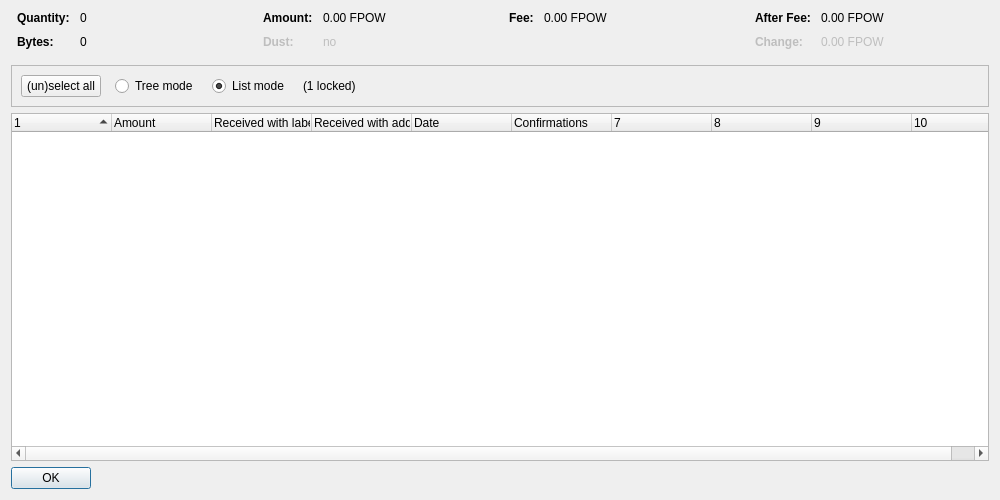
<?xml version="1.0" encoding="UTF-8"?>
<ui version="4.0">
 <class>CoinControlDialog</class>
 <widget class="QDialog" name="CoinControlDialog">
  <property name="geometry">
   <rect>
    <x>0</x>
    <y>0</y>
    <width>1000</width>
    <height>500</height>
   </rect>
  </property>
  <property name="windowTitle">
   <string>Coin Selection</string>
  </property>
  <layout class="QVBoxLayout" name="verticalLayout">
   <item>
    <layout class="QHBoxLayout" name="horizontalLayoutTop" stretch="0,0,0,0">
     <property name="topMargin">
      <number>0</number>
     </property>
     <property name="bottomMargin">
      <number>10</number>
     </property>
     <item>
      <layout class="QFormLayout" name="formLayoutCoinControl1">
       <property name="horizontalSpacing">
        <number>10</number>
       </property>
       <property name="verticalSpacing">
        <number>10</number>
       </property>
       <property name="leftMargin">
        <number>6</number>
       </property>
       <property name="rightMargin">
        <number>6</number>
       </property>
       <item row="0" column="0">
        <widget class="QLabel" name="labelCoinControlQuantityText">
         <property name="font">
          <font>
           <weight>75</weight>
           <bold>true</bold>
          </font>
         </property>
         <property name="text">
          <string>Quantity:</string>
         </property>
        </widget>
       </item>
       <item row="0" column="1">
        <widget class="QLabel" name="labelCoinControlQuantity">
         <property name="cursor">
          <cursorShape>IBeamCursor</cursorShape>
         </property>
         <property name="contextMenuPolicy">
          <enum>Qt::ActionsContextMenu</enum>
         </property>
         <property name="text">
          <string notr="true">0</string>
         </property>
         <property name="textInteractionFlags">
          <set>Qt::LinksAccessibleByMouse|Qt::TextSelectableByKeyboard|Qt::TextSelectableByMouse</set>
         </property>
        </widget>
       </item>
       <item row="1" column="0">
        <widget class="QLabel" name="labelCoinControlBytesText">
         <property name="font">
          <font>
           <weight>75</weight>
           <bold>true</bold>
          </font>
         </property>
         <property name="text">
          <string>Bytes:</string>
         </property>
        </widget>
       </item>
       <item row="1" column="1">
        <widget class="QLabel" name="labelCoinControlBytes">
         <property name="cursor">
          <cursorShape>IBeamCursor</cursorShape>
         </property>
         <property name="contextMenuPolicy">
          <enum>Qt::ActionsContextMenu</enum>
         </property>
         <property name="text">
          <string notr="true">0</string>
         </property>
         <property name="textInteractionFlags">
          <set>Qt::LinksAccessibleByMouse|Qt::TextSelectableByKeyboard|Qt::TextSelectableByMouse</set>
         </property>
        </widget>
       </item>
      </layout>
     </item>
     <item>
      <layout class="QFormLayout" name="formLayoutCoinControl2">
       <property name="horizontalSpacing">
        <number>10</number>
       </property>
       <property name="verticalSpacing">
        <number>10</number>
       </property>
       <property name="leftMargin">
        <number>6</number>
       </property>
       <property name="rightMargin">
        <number>6</number>
       </property>
       <item row="0" column="0">
        <widget class="QLabel" name="labelCoinControlAmountText">
         <property name="font">
          <font>
           <weight>75</weight>
           <bold>true</bold>
          </font>
         </property>
         <property name="text">
          <string>Amount:</string>
         </property>
        </widget>
       </item>
       <item row="0" column="1">
        <widget class="QLabel" name="labelCoinControlAmount">
         <property name="cursor">
          <cursorShape>IBeamCursor</cursorShape>
         </property>
         <property name="contextMenuPolicy">
          <enum>Qt::ActionsContextMenu</enum>
         </property>
         <property name="text">
          <string notr="true">0.00 FPOW</string>
         </property>
         <property name="textInteractionFlags">
          <set>Qt::LinksAccessibleByMouse|Qt::TextSelectableByKeyboard|Qt::TextSelectableByMouse</set>
         </property>
        </widget>
       </item>
       <item row="1" column="0">
        <widget class="QLabel" name="labelCoinControlLowOutputText">
         <property name="enabled">
          <bool>false</bool>
         </property>
         <property name="font">
          <font>
           <weight>75</weight>
           <bold>true</bold>
          </font>
         </property>
         <property name="text">
          <string>Dust:</string>
         </property>
        </widget>
       </item>
       <item row="1" column="1">
        <widget class="QLabel" name="labelCoinControlLowOutput">
         <property name="enabled">
          <bool>false</bool>
         </property>
         <property name="cursor">
          <cursorShape>IBeamCursor</cursorShape>
         </property>
         <property name="contextMenuPolicy">
          <enum>Qt::ActionsContextMenu</enum>
         </property>
         <property name="text">
          <string notr="true">no</string>
         </property>
         <property name="textInteractionFlags">
          <set>Qt::LinksAccessibleByMouse|Qt::TextSelectableByKeyboard|Qt::TextSelectableByMouse</set>
         </property>
        </widget>
       </item>
      </layout>
     </item>
     <item>
      <layout class="QFormLayout" name="formLayoutCoinControl3">
       <property name="horizontalSpacing">
        <number>10</number>
       </property>
       <property name="verticalSpacing">
        <number>10</number>
       </property>
       <property name="leftMargin">
        <number>6</number>
       </property>
       <property name="rightMargin">
        <number>6</number>
       </property>
       <item row="0" column="0">
        <widget class="QLabel" name="labelCoinControlFeeText">
         <property name="font">
          <font>
           <weight>75</weight>
           <bold>true</bold>
          </font>
         </property>
         <property name="text">
          <string>Fee:</string>
         </property>
        </widget>
       </item>
       <item row="0" column="1">
        <widget class="QLabel" name="labelCoinControlFee">
         <property name="cursor">
          <cursorShape>IBeamCursor</cursorShape>
         </property>
         <property name="contextMenuPolicy">
          <enum>Qt::ActionsContextMenu</enum>
         </property>
         <property name="text">
          <string notr="true">0.00 FPOW</string>
         </property>
         <property name="textInteractionFlags">
          <set>Qt::LinksAccessibleByMouse|Qt::TextSelectableByKeyboard|Qt::TextSelectableByMouse</set>
         </property>
        </widget>
       </item>
      </layout>
     </item>
     <item>
      <layout class="QFormLayout" name="formLayoutCoinControl4">
       <property name="horizontalSpacing">
        <number>10</number>
       </property>
       <property name="verticalSpacing">
        <number>10</number>
       </property>
       <property name="leftMargin">
        <number>6</number>
       </property>
       <property name="rightMargin">
        <number>6</number>
       </property>
       <item row="0" column="0">
        <widget class="QLabel" name="labelCoinControlAfterFeeText">
         <property name="font">
          <font>
           <weight>75</weight>
           <bold>true</bold>
          </font>
         </property>
         <property name="text">
          <string>After Fee:</string>
         </property>
        </widget>
       </item>
       <item row="0" column="1">
        <widget class="QLabel" name="labelCoinControlAfterFee">
         <property name="cursor">
          <cursorShape>IBeamCursor</cursorShape>
         </property>
         <property name="contextMenuPolicy">
          <enum>Qt::ActionsContextMenu</enum>
         </property>
         <property name="text">
          <string notr="true">0.00 FPOW</string>
         </property>
         <property name="textInteractionFlags">
          <set>Qt::LinksAccessibleByMouse|Qt::TextSelectableByKeyboard|Qt::TextSelectableByMouse</set>
         </property>
        </widget>
       </item>
       <item row="1" column="0">
        <widget class="QLabel" name="labelCoinControlChangeText">
         <property name="enabled">
          <bool>false</bool>
         </property>
         <property name="font">
          <font>
           <weight>75</weight>
           <bold>true</bold>
          </font>
         </property>
         <property name="text">
          <string>Change:</string>
         </property>
        </widget>
       </item>
       <item row="1" column="1">
        <widget class="QLabel" name="labelCoinControlChange">
         <property name="enabled">
          <bool>false</bool>
         </property>
         <property name="cursor">
          <cursorShape>IBeamCursor</cursorShape>
         </property>
         <property name="contextMenuPolicy">
          <enum>Qt::ActionsContextMenu</enum>
         </property>
         <property name="text">
          <string notr="true">0.00 FPOW</string>
         </property>
         <property name="textInteractionFlags">
          <set>Qt::LinksAccessibleByMouse|Qt::TextSelectableByKeyboard|Qt::TextSelectableByMouse</set>
         </property>
        </widget>
       </item>
      </layout>
     </item>
    </layout>
   </item>
   <item>
    <widget class="QFrame" name="frame">
     <property name="minimumSize">
      <size>
       <width>0</width>
       <height>40</height>
      </size>
     </property>
     <property name="frameShape">
      <enum>QFrame::StyledPanel</enum>
     </property>
     <property name="frameShadow">
      <enum>QFrame::Sunken</enum>
     </property>
     <layout class="QHBoxLayout" name="horizontalLayout">
      <item>
       <layout class="QHBoxLayout" name="horizontalLayoutPanel" stretch="0,0,0,0,0">
        <property name="spacing">
         <number>14</number>
        </property>
        <item>
         <widget class="QPushButton" name="pushButtonSelectAll">
          <property name="sizePolicy">
           <sizepolicy hsizetype="Maximum" vsizetype="Fixed">
            <horstretch>0</horstretch>
            <verstretch>0</verstretch>
           </sizepolicy>
          </property>
          <property name="text">
           <string>(un)select all</string>
          </property>
          <property name="autoDefault">
           <bool>false</bool>
          </property>
         </widget>
        </item>
        <item>
         <widget class="QRadioButton" name="radioTreeMode">
          <property name="sizePolicy">
           <sizepolicy hsizetype="Maximum" vsizetype="Fixed">
            <horstretch>0</horstretch>
            <verstretch>0</verstretch>
           </sizepolicy>
          </property>
          <property name="text">
           <string>Tree mode</string>
          </property>
         </widget>
        </item>
        <item>
         <widget class="QRadioButton" name="radioListMode">
          <property name="sizePolicy">
           <sizepolicy hsizetype="Maximum" vsizetype="Fixed">
            <horstretch>0</horstretch>
            <verstretch>0</verstretch>
           </sizepolicy>
          </property>
          <property name="text">
           <string>List mode</string>
          </property>
          <property name="checked">
           <bool>true</bool>
          </property>
         </widget>
        </item>
        <item>
         <widget class="QLabel" name="labelLocked">
          <property name="text">
           <string notr="true">(1 locked)</string>
          </property>
         </widget>
        </item>
        <item>
         <spacer name="horizontalSpacer">
          <property name="orientation">
           <enum>Qt::Horizontal</enum>
          </property>
          <property name="sizeHint" stdset="0">
           <size>
            <width>40</width>
            <height>20</height>
           </size>
          </property>
         </spacer>
        </item>
       </layout>
      </item>
     </layout>
    </widget>
   </item>
   <item>
    <widget class="CoinControlTreeWidget" name="treeWidget">
     <property name="contextMenuPolicy">
      <enum>Qt::CustomContextMenu</enum>
     </property>
     <property name="sortingEnabled">
      <bool>false</bool>
     </property>
     <property name="columnCount">
      <number>10</number>
     </property>
     <attribute name="headerShowSortIndicator" stdset="0">
      <bool>true</bool>
     </attribute>
     <attribute name="headerStretchLastSection">
      <bool>false</bool>
     </attribute>
     <column>
      <property name="text">
       <string/>
      </property>
     </column>
     <column>
      <property name="text">
       <string>Amount</string>
      </property>
     </column>
     <column>
      <property name="text">
       <string>Received with label</string>
      </property>
     </column>
     <column>
      <property name="text">
       <string>Received with address</string>
      </property>
     </column>
     <column>
      <property name="text">
       <string>Date</string>
      </property>
     </column>
     <column>
      <property name="text">
       <string>Confirmations</string>
      </property>
      <property name="toolTip">
       <string>Confirmed</string>
      </property>
     </column>
     <column>
      <property name="text">
       <string/>
      </property>
     </column>
     <column>
      <property name="text">
       <string/>
      </property>
     </column>
     <column>
      <property name="text">
       <string/>
      </property>
     </column>
     <column>
      <property name="text">
       <string/>
      </property>
     </column>
    </widget>
   </item>
   <item>
    <widget class="QDialogButtonBox" name="buttonBox">
     <property name="sizePolicy">
      <sizepolicy hsizetype="Maximum" vsizetype="Fixed">
       <horstretch>0</horstretch>
       <verstretch>0</verstretch>
      </sizepolicy>
     </property>
     <property name="orientation">
      <enum>Qt::Horizontal</enum>
     </property>
     <property name="standardButtons">
      <set>QDialogButtonBox::Ok</set>
     </property>
    </widget>
   </item>
  </layout>
 </widget>
 <customwidgets>
  <customwidget>
   <class>CoinControlTreeWidget</class>
   <extends>QTreeWidget</extends>
   <header>coincontroltreewidget.h</header>
  </customwidget>
 </customwidgets>
 <resources/>
 <connections/>
</ui>
